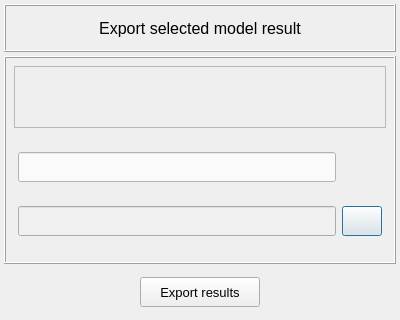
<?xml version="1.0" encoding="UTF-8"?>
<ui version="4.0">
 <class>Dialog</class>
 <widget class="QDialog" name="Dialog">
  <property name="geometry">
   <rect>
    <x>0</x>
    <y>0</y>
    <width>400</width>
    <height>320</height>
   </rect>
  </property>
  <property name="minimumSize">
   <size>
    <width>400</width>
    <height>320</height>
   </size>
  </property>
  <property name="maximumSize">
   <size>
    <width>464</width>
    <height>320</height>
   </size>
  </property>
  <property name="windowTitle">
   <string>Export selected model result</string>
  </property>
  <layout class="QGridLayout" name="gridLayout_2">
   <property name="leftMargin">
    <number>4</number>
   </property>
   <property name="topMargin">
    <number>4</number>
   </property>
   <property name="rightMargin">
    <number>4</number>
   </property>
   <property name="bottomMargin">
    <number>4</number>
   </property>
   <property name="spacing">
    <number>4</number>
   </property>
   <item row="1" column="0">
    <widget class="QFrame" name="frame_lower">
     <property name="frameShape">
      <enum>QFrame::Box</enum>
     </property>
     <property name="frameShadow">
      <enum>QFrame::Raised</enum>
     </property>
     <layout class="QGridLayout" name="gridLayout_3">
      <property name="leftMargin">
       <number>8</number>
      </property>
      <property name="topMargin">
       <number>8</number>
      </property>
      <property name="rightMargin">
       <number>8</number>
      </property>
      <property name="bottomMargin">
       <number>8</number>
      </property>
      <property name="horizontalSpacing">
       <number>2</number>
      </property>
      <property name="verticalSpacing">
       <number>6</number>
      </property>
      <item row="1" column="0">
       <widget class="QFrame" name="frame_14">
        <property name="minimumSize">
         <size>
          <width>0</width>
          <height>120</height>
         </size>
        </property>
        <property name="maximumSize">
         <size>
          <width>16777215</width>
          <height>120</height>
         </size>
        </property>
        <property name="frameShape">
         <enum>QFrame::NoFrame</enum>
        </property>
        <property name="frameShadow">
         <enum>QFrame::Raised</enum>
        </property>
        <layout class="QGridLayout" name="gridLayout_15">
         <property name="leftMargin">
          <number>4</number>
         </property>
         <property name="topMargin">
          <number>0</number>
         </property>
         <property name="rightMargin">
          <number>4</number>
         </property>
         <property name="bottomMargin">
          <number>0</number>
         </property>
         <item row="1" column="1">
          <widget class="QPushButton" name="pushButton_choose_folder_export">
           <property name="minimumSize">
            <size>
             <width>40</width>
             <height>30</height>
            </size>
           </property>
           <property name="maximumSize">
            <size>
             <width>40</width>
             <height>30</height>
            </size>
           </property>
           <property name="font">
            <font>
             <family>MS Shell Dlg 2</family>
             <pointsize>11</pointsize>
             <weight>75</weight>
             <italic>false</italic>
             <bold>true</bold>
            </font>
           </property>
           <property name="toolTip">
            <string>&lt;html&gt;&lt;head/&gt;&lt;body&gt;&lt;p&gt;&lt;span style=&quot; font-weight:400;&quot;&gt;Search a folder&lt;/span&gt;&lt;/p&gt;&lt;/body&gt;&lt;/html&gt;</string>
           </property>
           <property name="whatsThis">
            <string>Choose a folder to export the model results.</string>
           </property>
           <property name="styleSheet">
            <string notr="true"/>
           </property>
           <property name="text">
            <string/>
           </property>
           <property name="icon">
            <iconset>
             <normaloff>../../data/icons/common/import.png</normaloff>../../data/icons/common/import.png</iconset>
           </property>
           <property name="iconSize">
            <size>
             <width>20</width>
             <height>20</height>
            </size>
           </property>
          </widget>
         </item>
         <item row="1" column="0">
          <widget class="QLineEdit" name="lineEdit_save_results_path">
           <property name="enabled">
            <bool>false</bool>
           </property>
           <property name="minimumSize">
            <size>
             <width>0</width>
             <height>30</height>
            </size>
           </property>
           <property name="maximumSize">
            <size>
             <width>16777215</width>
             <height>30</height>
            </size>
           </property>
           <property name="font">
            <font>
             <family>MS Shell Dlg 2</family>
             <pointsize>8</pointsize>
             <weight>50</weight>
             <italic>false</italic>
             <bold>false</bold>
            </font>
           </property>
           <property name="toolTip">
            <string>&lt;html&gt;&lt;head/&gt;&lt;body&gt;&lt;p&gt;Choose a folder to export the selected data&lt;/p&gt;&lt;/body&gt;&lt;/html&gt;</string>
           </property>
           <property name="layoutDirection">
            <enum>Qt::LeftToRight</enum>
           </property>
           <property name="styleSheet">
            <string notr="true">QLineEdit{color: rgb(0, 0, 0); background-color: rgb(250, 250, 250)}
QLineEdit:disabled{color: rgb(100, 100, 100); background-color: rgb(240, 240, 240)}</string>
           </property>
           <property name="alignment">
            <set>Qt::AlignCenter</set>
           </property>
          </widget>
         </item>
         <item row="0" column="0">
          <widget class="QLineEdit" name="lineEdit_file_name">
           <property name="minimumSize">
            <size>
             <width>0</width>
             <height>30</height>
            </size>
           </property>
           <property name="maximumSize">
            <size>
             <width>16777215</width>
             <height>30</height>
            </size>
           </property>
           <property name="font">
            <font>
             <family>MS Shell Dlg 2</family>
             <pointsize>10</pointsize>
             <weight>50</weight>
             <italic>false</italic>
             <bold>false</bold>
            </font>
           </property>
           <property name="toolTip">
            <string>&lt;html&gt;&lt;head/&gt;&lt;body&gt;&lt;p&gt;Insert a filename&lt;/p&gt;&lt;/body&gt;&lt;/html&gt;</string>
           </property>
           <property name="layoutDirection">
            <enum>Qt::LeftToRight</enum>
           </property>
           <property name="styleSheet">
            <string notr="true">QLineEdit{color: rgb(0, 0, 0); background-color: rgb(250, 250, 250)}
QLineEdit:disabled{color: rgb(100, 100, 100); background-color: rgb(240, 240, 240)}</string>
           </property>
           <property name="text">
            <string/>
           </property>
           <property name="alignment">
            <set>Qt::AlignCenter</set>
           </property>
           <property name="clearButtonEnabled">
            <bool>true</bool>
           </property>
          </widget>
         </item>
        </layout>
       </widget>
      </item>
      <item row="0" column="0">
       <widget class="QLabel" name="label_data_information">
        <property name="maximumSize">
         <size>
          <width>16777215</width>
          <height>16777215</height>
         </size>
        </property>
        <property name="font">
         <font>
          <pointsize>10</pointsize>
         </font>
        </property>
        <property name="frameShape">
         <enum>QFrame::StyledPanel</enum>
        </property>
        <property name="text">
         <string/>
        </property>
        <property name="alignment">
         <set>Qt::AlignCenter</set>
        </property>
        <property name="wordWrap">
         <bool>true</bool>
        </property>
        <property name="margin">
         <number>2</number>
        </property>
       </widget>
      </item>
     </layout>
    </widget>
   </item>
   <item row="0" column="0">
    <widget class="QFrame" name="frame">
     <property name="minimumSize">
      <size>
       <width>0</width>
       <height>48</height>
      </size>
     </property>
     <property name="maximumSize">
      <size>
       <width>16777215</width>
       <height>48</height>
      </size>
     </property>
     <property name="sizeIncrement">
      <size>
       <width>0</width>
       <height>0</height>
      </size>
     </property>
     <property name="frameShape">
      <enum>QFrame::Box</enum>
     </property>
     <property name="frameShadow">
      <enum>QFrame::Raised</enum>
     </property>
     <property name="lineWidth">
      <number>1</number>
     </property>
     <layout class="QGridLayout" name="gridLayout_4">
      <property name="leftMargin">
       <number>0</number>
      </property>
      <property name="topMargin">
       <number>0</number>
      </property>
      <property name="rightMargin">
       <number>0</number>
      </property>
      <property name="bottomMargin">
       <number>0</number>
      </property>
      <property name="spacing">
       <number>0</number>
      </property>
      <item row="0" column="0">
       <widget class="QLabel" name="label">
        <property name="minimumSize">
         <size>
          <width>0</width>
          <height>30</height>
         </size>
        </property>
        <property name="maximumSize">
         <size>
          <width>600</width>
          <height>48</height>
         </size>
        </property>
        <property name="font">
         <font>
          <family>MS Shell Dlg 2</family>
          <pointsize>12</pointsize>
          <weight>50</weight>
          <italic>false</italic>
          <bold>false</bold>
          <kerning>false</kerning>
         </font>
        </property>
        <property name="text">
         <string>Export selected model result</string>
        </property>
        <property name="textFormat">
         <enum>Qt::AutoText</enum>
        </property>
        <property name="alignment">
         <set>Qt::AlignCenter</set>
        </property>
       </widget>
      </item>
     </layout>
    </widget>
   </item>
   <item row="2" column="0">
    <widget class="QFrame" name="frame_15">
     <property name="minimumSize">
      <size>
       <width>0</width>
       <height>48</height>
      </size>
     </property>
     <property name="maximumSize">
      <size>
       <width>16777215</width>
       <height>48</height>
      </size>
     </property>
     <property name="frameShape">
      <enum>QFrame::NoFrame</enum>
     </property>
     <property name="frameShadow">
      <enum>QFrame::Raised</enum>
     </property>
     <layout class="QGridLayout" name="gridLayout_16">
      <property name="leftMargin">
       <number>2</number>
      </property>
      <property name="topMargin">
       <number>2</number>
      </property>
      <property name="rightMargin">
       <number>2</number>
      </property>
      <property name="bottomMargin">
       <number>2</number>
      </property>
      <property name="spacing">
       <number>2</number>
      </property>
      <item row="0" column="0">
       <widget class="QPushButton" name="pushButton_export_results">
        <property name="minimumSize">
         <size>
          <width>120</width>
          <height>30</height>
         </size>
        </property>
        <property name="maximumSize">
         <size>
          <width>120</width>
          <height>30</height>
         </size>
        </property>
        <property name="font">
         <font>
          <family>MS Shell Dlg 2</family>
          <pointsize>10</pointsize>
          <weight>50</weight>
          <italic>false</italic>
          <bold>false</bold>
         </font>
        </property>
        <property name="styleSheet">
         <string notr="true"/>
        </property>
        <property name="text">
         <string>Export results</string>
        </property>
       </widget>
      </item>
     </layout>
    </widget>
   </item>
  </layout>
 </widget>
 <resources/>
 <connections/>
</ui>
